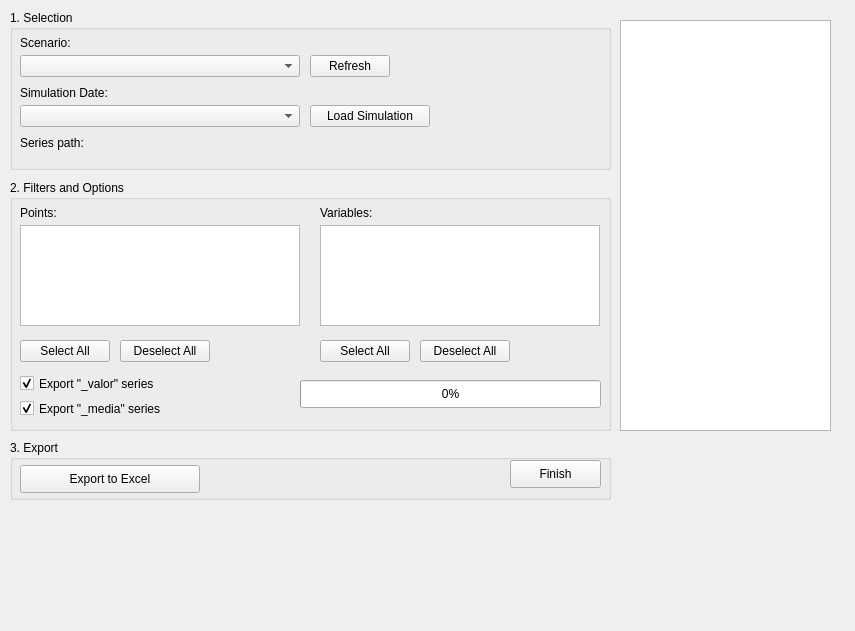
            <widget class="QWidget" name="page_export_results">
             <property name="geometry">
              <rect>
               <x>0</x>
               <y>0</y>
               <width>855</width>
               <height>631</height>
              </rect>
             </property>
             <attribute name="label">
              <string>Option - 3 Export Results</string>
             </attribute>
             <widget class="QGroupBox" name="groupBox_selection">
              <property name="geometry">
               <rect>
                <x>10</x>
                <y>10</y>
                <width>601</width>
                <height>160</height>
               </rect>
              </property>
              <property name="title">
               <string>1. Selection</string>
              </property>
              <widget class="QLabel" name="label_scenario_export">
               <property name="geometry">
                <rect>
                 <x>10</x>
                 <y>25</y>
                 <width>100</width>
                 <height>16</height>
                </rect>
               </property>
               <property name="text">
                <string>Scenario:</string>
               </property>
              </widget>
              <widget class="QComboBox" name="comboBox_scenarios">
               <property name="geometry">
                <rect>
                 <x>10</x>
                 <y>45</y>
                 <width>280</width>
                 <height>22</height>
                </rect>
               </property>
              </widget>
              <widget class="QPushButton" name="pushButton_refresh_scenarios">
               <property name="geometry">
                <rect>
                 <x>300</x>
                 <y>45</y>
                 <width>80</width>
                 <height>22</height>
                </rect>
               </property>
               <property name="text">
                <string>Refresh</string>
               </property>
              </widget>
              <widget class="QLabel" name="label_simulation_export">
               <property name="geometry">
                <rect>
                 <x>10</x>
                 <y>75</y>
                 <width>120</width>
                 <height>16</height>
                </rect>
               </property>
               <property name="text">
                <string>Simulation Date:</string>
               </property>
              </widget>
              <widget class="QComboBox" name="comboBox_simulations">
               <property name="geometry">
                <rect>
                 <x>10</x>
                 <y>95</y>
                 <width>280</width>
                 <height>22</height>
                </rect>
               </property>
              </widget>
              <widget class="QPushButton" name="pushButton_load_simulation">
               <property name="geometry">
                <rect>
                 <x>300</x>
                 <y>95</y>
                 <width>120</width>
                 <height>22</height>
                </rect>
               </property>
               <property name="text">
                <string>Load Simulation</string>
               </property>
              </widget>
              <widget class="QLabel" name="label_series_path">
               <property name="geometry">
                <rect>
                 <x>10</x>
                 <y>125</y>
                 <width>580</width>
                 <height>16</height>
                </rect>
               </property>
               <property name="text">
                <string>Series path: </string>
               </property>
              </widget>
             </widget>
             <widget class="QGroupBox" name="groupBox_filters">
              <property name="geometry">
               <rect>
                <x>10</x>
                <y>180</y>
                <width>601</width>
                <height>251</height>
               </rect>
              </property>
              <property name="title">
               <string>2. Filters and Options</string>
              </property>
              <widget class="QLabel" name="label_points">
               <property name="geometry">
                <rect>
                 <x>10</x>
                 <y>25</y>
                 <width>100</width>
                 <height>16</height>
                </rect>
               </property>
               <property name="text">
                <string>Points:</string>
               </property>
              </widget>
              <widget class="QListWidget" name="listWidget_points">
               <property name="geometry">
                <rect>
                 <x>10</x>
                 <y>45</y>
                 <width>280</width>
                 <height>101</height>
                </rect>
               </property>
               <property name="selectionMode">
                <enum>QAbstractItemView::MultiSelection</enum>
               </property>
              </widget>
              <widget class="QPushButton" name="pushButton_select_all_points">
               <property name="geometry">
                <rect>
                 <x>10</x>
                 <y>160</y>
                 <width>90</width>
                 <height>22</height>
                </rect>
               </property>
               <property name="text">
                <string>Select All</string>
               </property>
              </widget>
              <widget class="QPushButton" name="pushButton_deselect_all_points">
               <property name="geometry">
                <rect>
                 <x>110</x>
                 <y>160</y>
                 <width>90</width>
                 <height>22</height>
                </rect>
               </property>
               <property name="text">
                <string>Deselect All</string>
               </property>
              </widget>
              <widget class="QLabel" name="label_variables">
               <property name="geometry">
                <rect>
                 <x>310</x>
                 <y>25</y>
                 <width>100</width>
                 <height>16</height>
                </rect>
               </property>
               <property name="text">
                <string>Variables:</string>
               </property>
              </widget>
              <widget class="QListWidget" name="listWidget_variables">
               <property name="geometry">
                <rect>
                 <x>310</x>
                 <y>45</y>
                 <width>280</width>
                 <height>101</height>
                </rect>
               </property>
               <property name="selectionMode">
                <enum>QAbstractItemView::MultiSelection</enum>
               </property>
              </widget>
              <widget class="QPushButton" name="pushButton_select_all_variables">
               <property name="geometry">
                <rect>
                 <x>310</x>
                 <y>160</y>
                 <width>90</width>
                 <height>22</height>
                </rect>
               </property>
               <property name="text">
                <string>Select All</string>
               </property>
              </widget>
              <widget class="QPushButton" name="pushButton_deselect_all_variables">
               <property name="geometry">
                <rect>
                 <x>410</x>
                 <y>160</y>
                 <width>90</width>
                 <height>22</height>
                </rect>
               </property>
               <property name="text">
                <string>Deselect All</string>
               </property>
              </widget>
              <widget class="QCheckBox" name="checkBox_export_valor">
               <property name="geometry">
                <rect>
                 <x>10</x>
                 <y>195</y>
                 <width>150</width>
                 <height>17</height>
                </rect>
               </property>
               <property name="text">
                <string>Export &quot;_valor&quot; series</string>
               </property>
               <property name="checked">
                <bool>true</bool>
               </property>
              </widget>
              <widget class="QCheckBox" name="checkBox_export_media">
               <property name="geometry">
                <rect>
                 <x>10</x>
                 <y>220</y>
                 <width>150</width>
                 <height>17</height>
                </rect>
               </property>
               <property name="text">
                <string>Export &quot;_media&quot; series</string>
               </property>
               <property name="checked">
                <bool>true</bool>
               </property>
              </widget>
              <widget class="QProgressBar" name="progressBar_proceso_2">
               <property name="geometry">
                <rect>
                 <x>290</x>
                 <y>200</y>
                 <width>301</width>
                 <height>28</height>
                </rect>
               </property>
               <property name="value">
                <number>0</number>
               </property>
               <property name="textVisible">
                <bool>true</bool>
               </property>
              </widget>
             </widget>
             <widget class="QGroupBox" name="groupBox_export">
              <property name="geometry">
               <rect>
                <x>10</x>
                <y>440</y>
                <width>601</width>
                <height>60</height>
               </rect>
              </property>
              <property name="title">
               <string>3. Export</string>
              </property>
              <widget class="QPushButton" name="pushButton_export_results">
               <property name="geometry">
                <rect>
                 <x>10</x>
                 <y>25</y>
                 <width>180</width>
                 <height>28</height>
                </rect>
               </property>
               <property name="text">
                <string>Export to Excel</string>
               </property>
              </widget>
              <widget class="QPushButton" name="Button_Step_s5">
               <property name="geometry">
                <rect>
                 <x>500</x>
                 <y>20</y>
                 <width>91</width>
                 <height>28</height>
                </rect>
               </property>
               <property name="text">
                <string>Finish</string>
               </property>
              </widget>
             </widget>
             <widget class="QTextEdit" name="textEdit_export_log">
              <property name="geometry">
               <rect>
                <x>620</x>
                <y>20</y>
                <width>211</width>
                <height>411</height>
               </rect>
              </property>
              <property name="readOnly">
               <bool>true</bool>
              </property>
             </widget>
            </widget>
